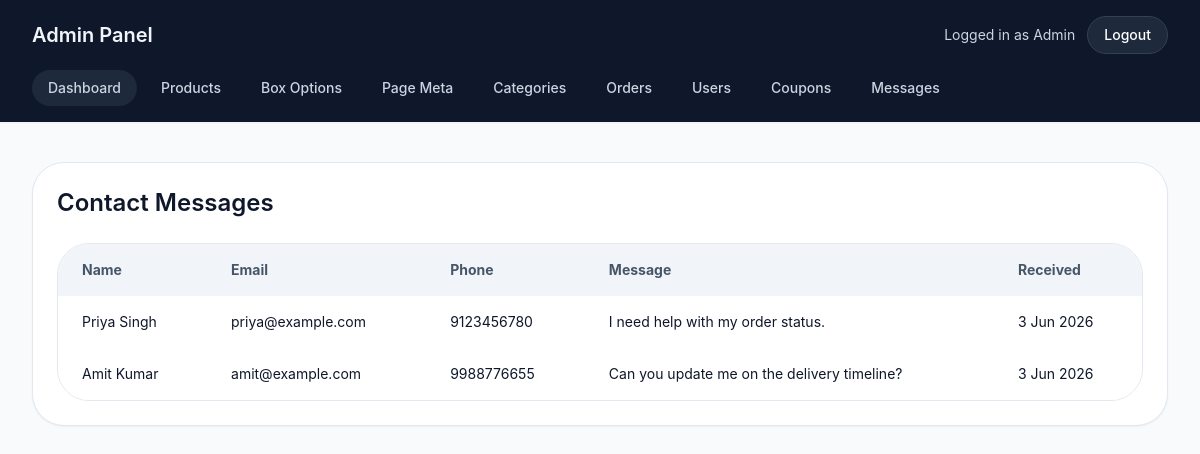
Before: /admin/messages.php (signed in) with the older database file.
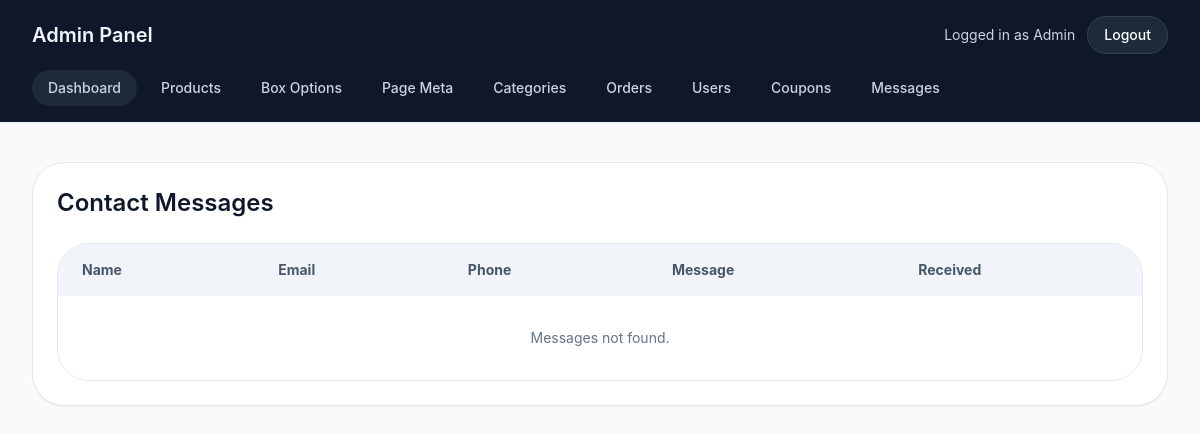
After: the same page with the newer database file.
### tables this page shows
CREATE TABLE IF NOT EXISTS contact_messages (
    id INT AUTO_INCREMENT PRIMARY KEY,
    name VARCHAR(120) NOT NULL,
    email VARCHAR(150) NOT NULL,
    phone VARCHAR(20) NOT NULL,
    message TEXT NOT NULL,
    created_at TIMESTAMP DEFAULT CURRENT_TIMESTAMP
);

### includes/functions.php (called while the page is built, shortened)
<?php
function sanitize($value) {
    return htmlspecialchars(trim($value), ENT_QUOTES, 'UTF-8');
}

### admin/messages.php (the view)
<?php
require_once __DIR__ . '/_header.php';
$messages = $pdo->query('SELECT * FROM contact_messages ORDER BY created_at DESC')->fetchAll();
?>
<div class="rounded-[2rem] border border-slate-200 bg-white p-6 shadow-sm">
    <h2 class="text-2xl font-semibold text-slate-900">Contact Messages</h2>
    <div class="mt-6 overflow-hidden rounded-[2rem] border border-slate-200">
        <table class="w-full border-separate border-spacing-0 text-left text-sm">
            <thead class="bg-slate-100 text-slate-600"><tr><th class="px-6 py-4">Name</th><th class="px-6 py-4">Email</th><th class="px-6 py-4">Phone</th><th class="px-6 py-4">Message</th><th class="px-6 py-4">Received</th></tr></thead>
            <tbody>
                <?php foreach ($messages as $message): ?>
                    <tr class="border-t border-slate-200 bg-white">
                        <td class="px-6 py-4"><?= sanitize($message['name']) ?></td>
                        <td class="px-6 py-4"><?= sanitize($message['email']) ?></td>
                        <td class="px-6 py-4"><?= sanitize($message['phone']) ?></td>
                        <td class="px-6 py-4"><?= nl2br(sanitize($message['message'])) ?></td>
                        <td class="px-6 py-4"><?= date('j M Y', strtotime($message['created_at'])) ?></td>
                    </tr>
                <?php endforeach; ?>
                <?php if (!$messages): ?>
                    <tr class="bg-white"><td colspan="5" class="px-6 py-8 text-center text-slate-500">Messages not found.</td></tr>
                <?php endif; ?>
            </tbody>
        </table>
    </div>
</div>
<?php require_once __DIR__ . '/_footer.php'; ?>

Changed rows visible on the page:
removed contact_messages: name "Priya Singh", email "priya@example.com", phone "9123456780", message "I need help with my order status.", created_at "3 Jun 2026"
removed contact_messages: name "Amit Kumar", email "amit@example.com", phone "9988776655", message "Can you update me on the delivery timeline?", created_at "3 Jun 2026"
Other visible differences:
text now shown: "Messages not found."
